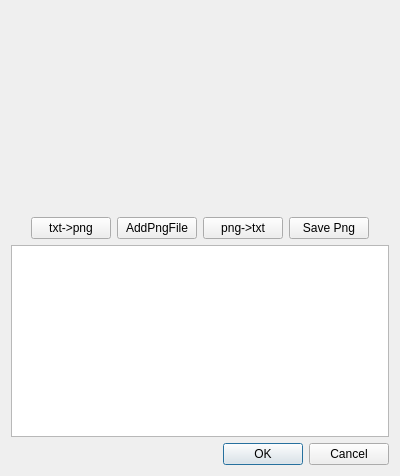
<?xml version="1.0" encoding="UTF-8"?>
<ui version="4.0">
 <class>Base64ConvertDlg</class>
 <widget class="QDialog" name="Base64ConvertDlg">
  <property name="geometry">
   <rect>
    <x>0</x>
    <y>0</y>
    <width>400</width>
    <height>476</height>
   </rect>
  </property>
  <property name="minimumSize">
   <size>
    <width>400</width>
    <height>0</height>
   </size>
  </property>
  <property name="windowTitle">
   <string>Base64Convert</string>
  </property>
  <layout class="QVBoxLayout" name="verticalLayout">
   <item>
    <widget class="QLabel" name="lblPixmap">
     <property name="minimumSize">
      <size>
       <width>0</width>
       <height>200</height>
      </size>
     </property>
    </widget>
   </item>
   <item>
    <layout class="QHBoxLayout" name="horizontalLayout">
     <item>
      <spacer name="horizontalSpacer">
       <property name="orientation">
        <enum>Qt::Horizontal</enum>
       </property>
       <property name="sizeHint" stdset="0">
        <size>
         <width>40</width>
         <height>20</height>
        </size>
       </property>
      </spacer>
     </item>
     <item>
      <widget class="QPushButton" name="btnT2P">
       <property name="text">
        <string>txt-&gt;png</string>
       </property>
      </widget>
     </item>
     <item>
      <widget class="QPushButton" name="btnAddPng">
       <property name="text">
        <string>AddPngFile</string>
       </property>
      </widget>
     </item>
     <item>
      <widget class="QPushButton" name="btnP2T">
       <property name="text">
        <string>png-&gt;txt</string>
       </property>
      </widget>
     </item>
     <item>
      <widget class="QPushButton" name="btnSave">
       <property name="text">
        <string>Save Png</string>
       </property>
      </widget>
     </item>
     <item>
      <spacer name="horizontalSpacer_2">
       <property name="orientation">
        <enum>Qt::Horizontal</enum>
       </property>
       <property name="sizeHint" stdset="0">
        <size>
         <width>40</width>
         <height>20</height>
        </size>
       </property>
      </spacer>
     </item>
    </layout>
   </item>
   <item>
    <widget class="QTextEdit" name="textEdit"/>
   </item>
   <item>
    <widget class="QDialogButtonBox" name="buttonBox">
     <property name="orientation">
      <enum>Qt::Horizontal</enum>
     </property>
     <property name="standardButtons">
      <set>QDialogButtonBox::Cancel|QDialogButtonBox::Ok</set>
     </property>
    </widget>
   </item>
  </layout>
 </widget>
 <resources/>
 <connections>
  <connection>
   <sender>buttonBox</sender>
   <signal>accepted()</signal>
   <receiver>Base64ConvertDlg</receiver>
   <slot>accept()</slot>
   <hints>
    <hint type="sourcelabel">
     <x>248</x>
     <y>254</y>
    </hint>
    <hint type="destinationlabel">
     <x>157</x>
     <y>274</y>
    </hint>
   </hints>
  </connection>
  <connection>
   <sender>buttonBox</sender>
   <signal>rejected()</signal>
   <receiver>Base64ConvertDlg</receiver>
   <slot>reject()</slot>
   <hints>
    <hint type="sourcelabel">
     <x>316</x>
     <y>260</y>
    </hint>
    <hint type="destinationlabel">
     <x>286</x>
     <y>274</y>
    </hint>
   </hints>
  </connection>
 </connections>
</ui>
